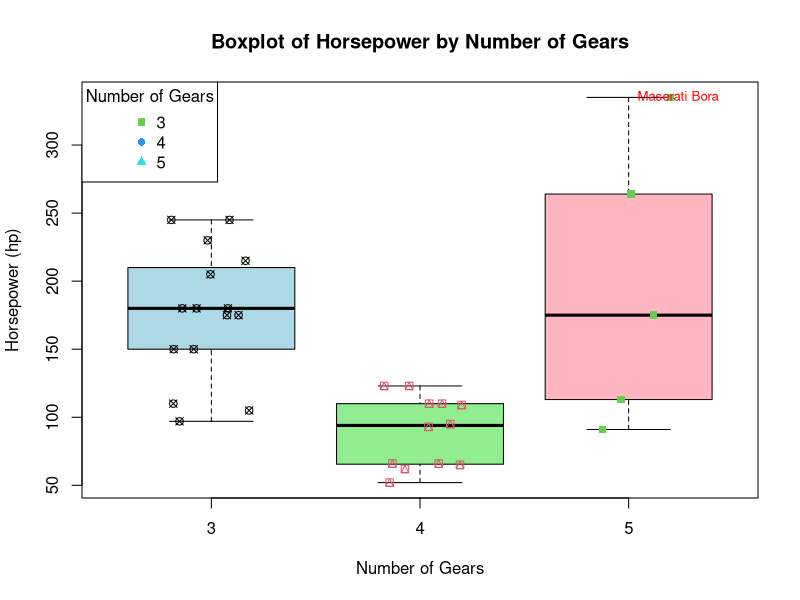

Source code (R):

data(mtcars)


mtcars$gear <- as.factor(mtcars$gear)


boxplot(mtcars$hp ~ mtcars$gear,
        main = "Boxplot of Horsepower by Number of Gears",
        xlab = "Number of Gears",
        ylab = "Horsepower (hp)",
        col = c("lightblue", "lightgreen", "lightpink"))


points(jitter(as.numeric(mtcars$gear)), mtcars$hp, 
       pch = as.numeric(mtcars$gear) + 12,  
       col = as.numeric(mtcars$gear))


outliers <- boxplot.stats(mtcars$hp)$out
outliers_index <- which(mtcars$hp %in% outliers)


text(x = jitter(as.numeric(mtcars$gear[outliers_index])),
     y = mtcars$hp[outliers_index],
     labels = rownames(mtcars)[outliers_index],
     pos = 4, cex = 0.8, col = "red")


legend("topleft", legend = levels(mtcars$gear),
       pch = as.numeric(levels(mtcars$gear)) + 12,
       col = as.numeric(levels(mtcars$gear)),
       title = "Number of Gears")
